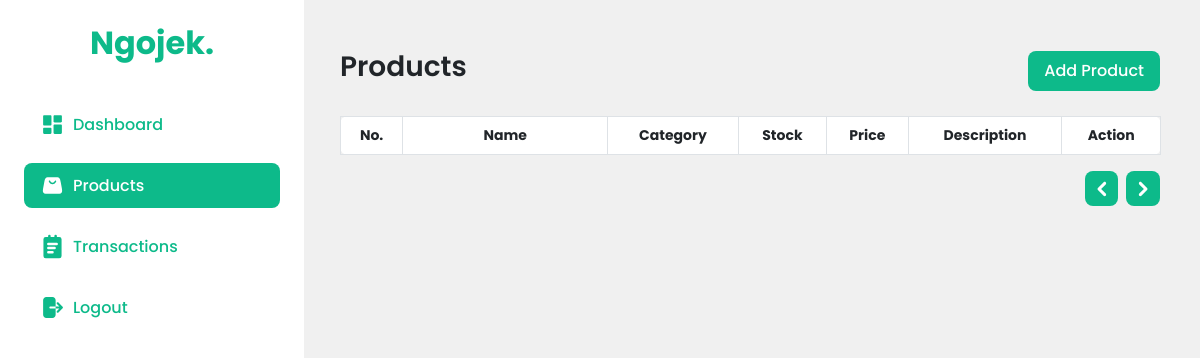
/dashboard/pages/seller/product.php (signed in), run on an earlier commit of the app's database.
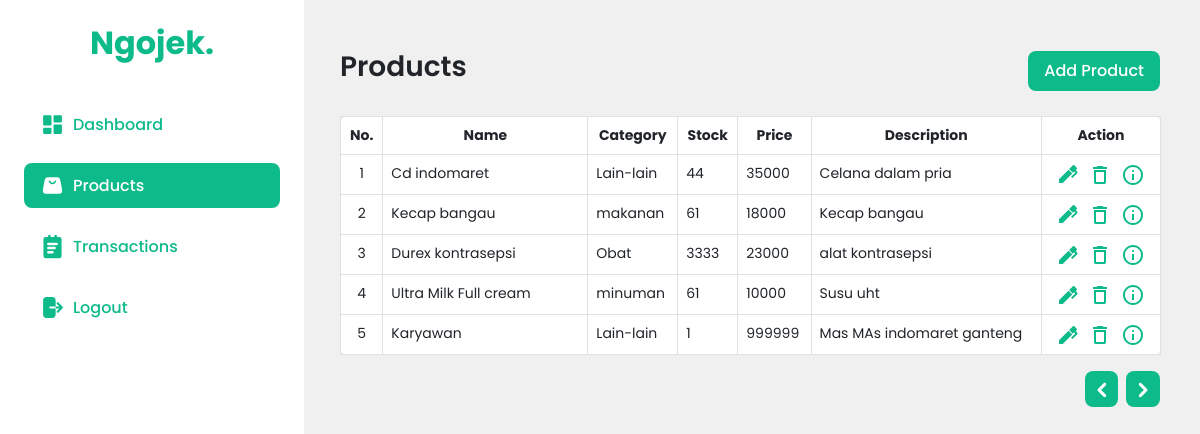
And on a later commit of the database.
### tables this page shows
CREATE TABLE `item` (
  `item_id` char(5) NOT NULL CHECK (`item_id` regexp '^IT[0-9][0-9][0-9]'),
  `merchant_id` char(5) DEFAULT NULL,
  `category` varchar(100) DEFAULT NULL,
  `name` varchar(100) DEFAULT NULL,
  `description` varchar(100) DEFAULT NULL,
  `image` varchar(255) DEFAULT NULL,
  `price` int(11) DEFAULT NULL,
  `stock` int(11) DEFAULT NULL
);

### dashboard/pages/seller/product.php (the view, shortened to what the changed rows need)
<?php
    include("../../../Database/connection.php");
    $start = 0;
    $rowPerPage = 10;
    $logged_id = $_COOKIE["cookie_merchant_id"];
    $logged_type = $_COOKIE["cookie_merchant_type"];
?>
<!DOCTYPE html>
<html lang="en">
<head>
    <link href="https://cdn.jsdelivr.net/npm/bootstrap@5.0.2/dist/css/bootstrap.min.css" rel="stylesheet">
    <link rel="stylesheet" href="../admin/style/style.css">
</head>
<body>
    <div class="kontainer">
        <?php include("sidebar.php"); ?>
        <div class="container-content">
            <div class="header-content">
                <h2>Products</h2>
            </div>
            <table class="table table-bordered bg-white">
                <thead>
                    <tr>
                        <th scope="col">No.</th>
                        <th scope="col" class="w-25">Name</th>
                        <th scope="col">Category</th>
                        <th scope="col">Stock</th>
                        <th scope="col">Price</th>
                        <th scope="col">Description</th>
                        <th scope="col">Action</th>
                    </tr>
                </thead>
                <tbody>
                    <?php
                    $no = 1;
                    if($logged_type == 'Restaurant'){
                        $sql = "select * from menu where merchant_id = '$logged_id' limit $start, $rowPerPage";
                    } else {
                        $sql = "select * from item where merchant_id = '$logged_id' limit $start, $rowPerPage";
                    }
                    $res = mysqli_query($conn, $sql);
                    while ($row = mysqli_fetch_assoc($res)) :
                        $no++;
                    ?>
                        <tr>
                            <th><?= ++$start; ?></th>
                            <td><?= $row["name"] ?></td>
                            <td><?= $row["category"] ?></td>
                            <td><?= $row["stock"] ?></td>
                            <td><?= $row["price"] ?></td>
                            <td><?= $row["description"] ?></td>
                            <th>
                                <button type="button" data-bs-toggle="modal" data-bs-target="#modalEdit<?= $no ?>">
                                </button>
                                <button type="button" data-bs-toggle="modal" data-bs-target="#modalDelete<?= $no ?>">
                                </button>
                                <button type="button" data-bs-toggle="modal" data-bs-target="#modalDetail<?= $no ?>">
                                </button>
                            </th>
                        </tr>
        </div>
    </div>
<?php endwhile; ?>
</tbody>
</table>
</body>
</html>

What changed in the data, as far as the page shows it:
added item: name "Cd indomaret", category "Lain-lain", stock "44", price "35000", description "Celana dalam pria"
added item: name "Kecap bangau", category "makanan", stock "61", price "18000", description "Kecap bangau"
added item: name "Durex kontrasepsi", category "Obat", stock "3333", price "23000", description "alat kontrasepsi"
added item: name "Ultra Milk Full cream", category "minuman", stock "61", price "10000", description "Susu uht"
added item: name "Karyawan", category "Lain-lain", stock "1", price "999999", description "Mas MAs indomaret ganteng"
